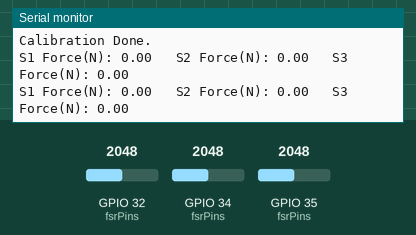
The sketch below on a simulated ESP32. On the bench: the last lines printed to the serial monitor. The inputs (shaded band) are chosen by the test bench; at power-on: GPIO 32 (fsrPins) = 2048, GPIO 35 (fsrPins) = 2048, GPIO 34 (fsrPins) = 2048 (analog values on the 0–4095 scale).

Above: at 3.5 s.
3.6 s: GPIO 32 (fsrPins) set to 4037
At 3.83 s:
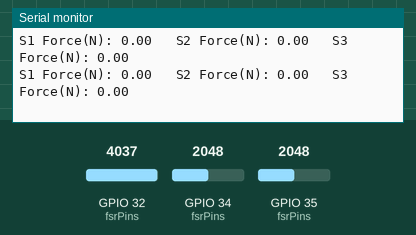
5.1 s: GPIO 32 (fsrPins) set to 4092
At 6.1 s:
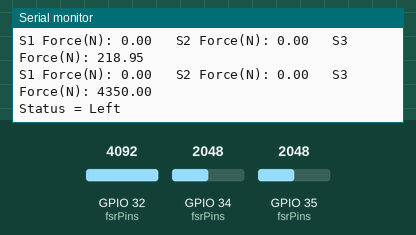
11.9 s: GPIO 35 (fsrPins) set to 4063
13.4 s: GPIO 35 (fsrPins) set to 4093
Timing chart, 0 to 16.4 s (numbered marks = the images above; inputs shaded):
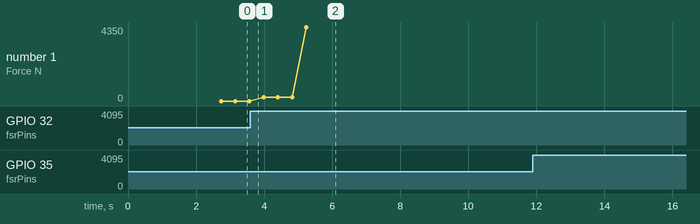

The sketch:

Force_3Sensors.ino
```cpp
// =========================
// SETTINGS
// =========================

// Separate thresholds for each sensor
const float FORCE_THRESHOLD[3] = {90000, 5000, 4000};

bool systemLocked = false;

// =========================
// Pin Definitions
// =========================

const int fsrPins[3] = {34, 35, 32};

const float Vcc = 3.3;
const float Rfixed = 47000.0;

float K[3] = {150000.0, 150000.0, 150000.0};
float zeroOffset[3] = {0, 0, 0};

const int NUM_SAMPLES = 200;

// =========================
// Read Averaged ADC
// =========================

float readAveragedADC(int pin) {
  long sum = 0;
  for (int i = 0; i < NUM_SAMPLES; i++) {
    sum += analogRead(pin);
    delayMicroseconds(500);
  }
  return sum / (float)NUM_SAMPLES;
}

// =========================
// Calibration
// =========================

void calibrateAll() {

  Serial.println("Calibrating...");
  delay(2000);

  for (int i = 0; i < 3; i++) {

    float adc = readAveragedADC(fsrPins[i]);
    float voltage = (adc / 4095.0) * Vcc;

    if (voltage > 0.01) {
      float Rsensor = Rfixed * ((Vcc / voltage) - 1.0);
      zeroOffset[i] = 1.0 / Rsensor;
    } else {
      zeroOffset[i] = 0;
    }
  }

  Serial.println("Calibration Done.");
  Serial.println();
}

// =========================
// Setup
// =========================

void setup() {
  Serial.begin(115200);
  analogReadResolution(12);
  analogSetAttenuation(ADC_11db);

  calibrateAll();
}

// =========================
// Main Loop
// =========================

void loop() {

  float forces[3] = {0, 0, 0};

  // ===== Read Sensors =====
  for (int i = 0; i < 3; i++) {

    float adc = readAveragedADC(fsrPins[i]);
    float voltage = (adc / 4095.0) * Vcc;

    if (voltage > 0.05) {

      float Rsensor = Rfixed * ((Vcc / voltage) - 1.0);
      float conductance = 1.0 / Rsensor;

      conductance -= zeroOffset[i];

      if (conductance < 0)
        conductance = 0;

      float force = conductance * K[i];

      if (force < 0.2)
        force = 0;

      forces[i] = force;
    }
  }

  // =========================
  // CHECK RELEASE (Unlock Logic)
  // =========================

  if (systemLocked) {

    bool allBelow = true;

    for (int i = 0; i < 3; i++) {
      if (forces[i] >= FORCE_THRESHOLD[i]) {
        allBelow = false;
        break;
      }
    }

    if (allBelow) {
      systemLocked = false;
      Serial.println("System Ready");
    }
  }

  // =========================
  // NORMAL OPERATION
  // =========================

  if (!systemLocked) {

    // Print real forces
    for (int i = 0; i < 3; i++) {
      Serial.print("S");
      Serial.print(i + 1);
      Serial.print(" Force(N): ");
      Serial.print(forces[i], 2);
      Serial.print("   ");
    }
    Serial.println();

    int activeSensor = -1;
    float maxForce = 0;

    // Check against individual thresholds
    for (int i = 0; i < 3; i++) {

      if (forces[i] > FORCE_THRESHOLD[i] && forces[i] > maxForce) {
        maxForce = forces[i];
        activeSensor = i;
      }
    }

    if (activeSensor == 0) {
      Serial.println("Status = Right");
      systemLocked = true;
    }
    else if (activeSensor == 1) {
      Serial.println("Status = Centre");
      systemLocked = true;
    }
    else if (activeSensor == 2) {
      Serial.println("Status = Left");
      systemLocked = true;
    }
  }

  delay(50);
}
```

Measured:
- the behaviour switches between 4091 and 4092 on GPIO 32 (fsrPins) (found by bisection; images 1 and 2)
- after the input at 5.1 s, the serial monitor: prints a new line after 0.14 s (image 2)
- plotted number 1: 0 → 218.95 after the input at 3.6 s, 218.95 → 4350 after the input at 5.1 s
